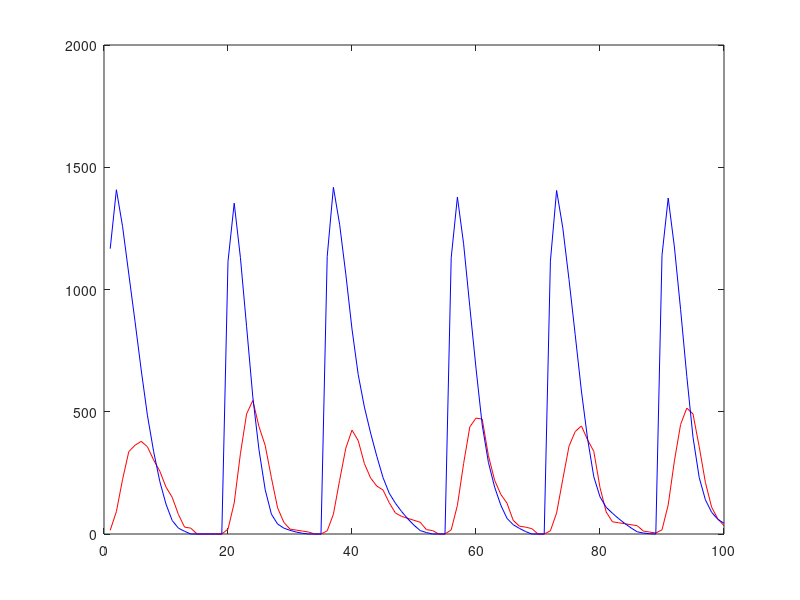

The MATLAB source for this figure:
pred=[
15,92,224,337,363,379,357,303,257,192,150,80,28,24,0,0,0,0,0,20,127,328,491,546,439,362,230,107,48,20,16,12,8,0,0,13,81,219,351,425,382,288,229,196,180,128,86,72,64,56,48,18,14,0,0,17,117,288,438,474,470,321,220,162,126,56,32,28,22,0,0,13,86,224,359,419,442,385,338,190,90,50,46,42,38,34,12,8,4,17,119,299,448,515,491,357,211,110,62,34,];
prey=[
1167,1408,1257,1063,870,671,486,338,215,122,55,24,11,0,0,0,0,0,0,1115,1353,1131,848,561,344,181,81,41,24,15,8,3,0,0,0,1135,1418,1267,1063,838,652,519,413,318,231,167,126,92,62,36,14,6,0,0,0,1130,1378,1187,930,678,446,293,192,118,64,38,23,10,0,0,0,1116,1405,1252,1041,815,585,389,234,152,109,85,63,43,25,9,4,1,0,1140,1374,1174,918,645,396,231,140,89,60,44,];
plot(pred,'r');
hold on;
plot(prey,'b');
